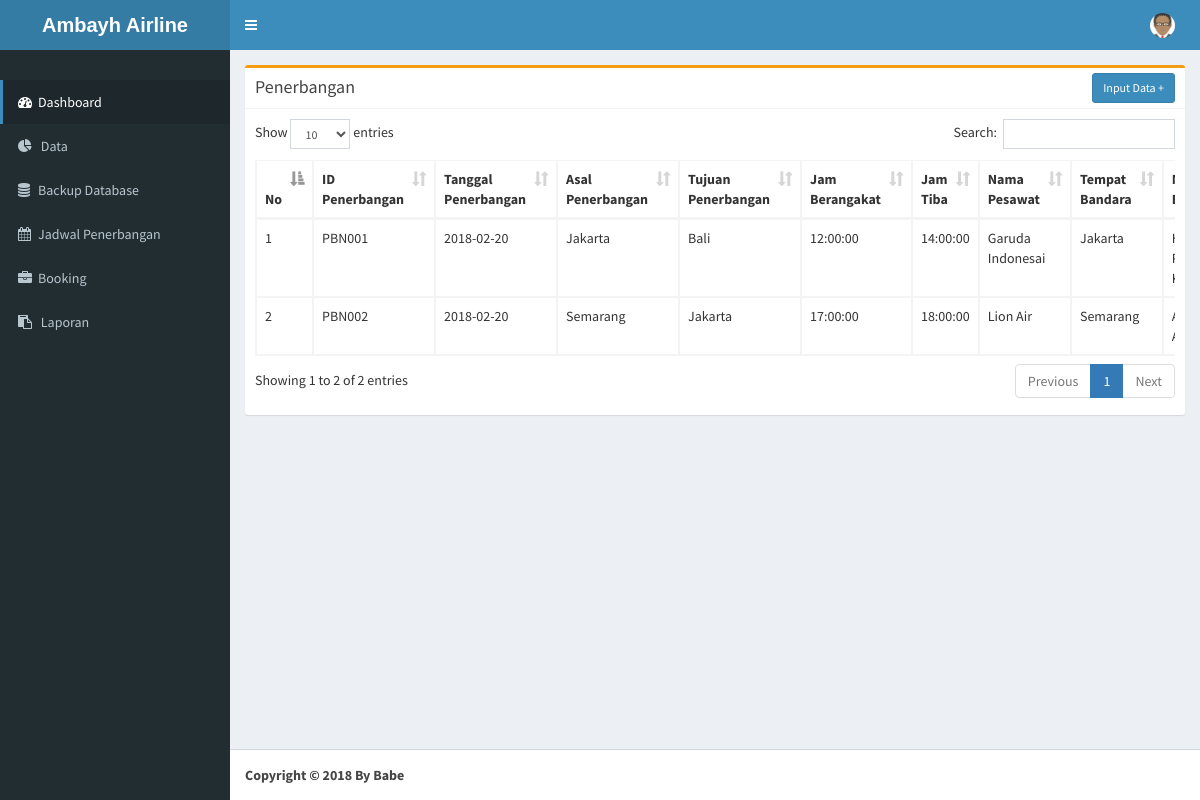
Screenshot of /index.php/penerbangan/page/penerbangan with the database file from the repository.
### tables this page shows
CREATE TABLE `penerbangan` (
  `id_penerbangan` varchar(50) NOT NULL,
  `tgl_penerbangan` date NOT NULL,
  `asal` varchar(50) NOT NULL,
  `tujuan` varchar(50) NOT NULL,
  `jam_berangkat` time NOT NULL,
  `jam_tiba` time NOT NULL,
  `id_bandara` varchar(50) NOT NULL,
  `id_pesawat` varchar(50) NOT NULL
);

CREATE TABLE `pesawat` (
  `id_pesawat` varchar(50) NOT NULL,
  `type_pesawat` varchar(50) NOT NULL,
  `jml_kursi_ekonomi` varchar(50) NOT NULL,
  `jml_kursi_bisnis` varchar(50) NOT NULL
);

CREATE TABLE `bandara` (
  `id_bandara` varchar(50) NOT NULL,
  `kode` varchar(50) NOT NULL,
  `kota_bandara` varchar(50) NOT NULL,
  `nama_bandara` varchar(50) NOT NULL
);

### application/controllers/Penerbangan.php (called while the page is built, shortened)
<?php
	class penerbangan extends CI_Controller
	{
		function __construct()
		{
			$this->load->model('model_penerbangan');
		}
		public function page()
		{
			$page = $this->uri->segment(3);
			$data['page'] = $page;
			$data['folder'] = 'penerbangan/';
			if($page == 'penerbangan'){
				$data['title'] = "Penerbangan";
				$data['tmp'] = $this->model_penerbangan->tmp_penerbangan()->result();
				$this->load->view('index',$data);
			}else if($page == 'f_penerbangan'){
				$data['title'] = "Form Penerbangan";
				$data['id'] = $this->model_penerbangan->id_penerbangan();
				$this->load->view('index',$data);
			}else{
				$this->load->view('index',$data);
			}
		}
	}
 ?>

### index.php (called while the page is built, shortened)
<?php
require_once BASEPATH.'core/CodeIgniter.php';

### application/models/Model_penerbangan.php (called while the page is built, shortened)
<?php
	class model_penerbangan extends CI_Model
	{
		public function tmp_penerbangan()
		{
			return $this->db->query("SELECT * FROM penerbangan INNER JOIN bandara ON penerbangan.id_bandara = bandara.id_bandara INNER JOIN pesawat ON penerbangan.id_pesawat = pesawat.id_pesawat ");
		}
	}
 ?>

### application/views/content/penerbangan/penerbangan.php (the view, shortened to what this page needs)
	 	<div class="row">
            <div class="col-xs-12">
              <div class="box box-warning">
                <div class="box-header with-border">
                    <h3 class="box-title">Penerbangan</h3>
                    <div class="box-tools pull-right">
                    	<a class="btn btn-primary btn-sm" href="<?php echo site_url('penerbangan/page/f_penerbangan') ?>">Input Data +</a>
                    </div>
                </div>
                <div class="box-body">
        			<div class="table-responsive">
	<table class="table table-bordered table-sm" id="table">
		<thead>
			<tr>
				<th>No</th>
				<th>ID Penerbangan</th>
				<th>Tanggal Penerbangan</th>
				<th>Asal Penerbangan</th>
				<th>Tujuan Penerbangan</th>
				<th>Jam Berangakat</th>
				<th>Jam Tiba</th>
				<th>Nama Pesawat</th>
				<th>Tempat Bandara</th>
				<th>Nama Bandara</th>
			</tr>
		</thead>
		<tbody>
			<?php
				$no = 0;
				foreach ($tmp as $data) {$no++;
			 ?>
			 <tr>
			 	<td><?php echo $no ?></td>
			 	<td><?php echo $data->id_penerbangan ?></td>
			 	<td><?php echo $data->tgl_penerbangan ?></td>
			 	<td><?php echo $data->asal ?></td>
			 	<td><?php echo $data->tujuan ?></td>
			 	<td><?php echo $data->jam_berangkat ?></td>
			 	<td><?php echo $data->jam_tiba ?></td>
			 	<td><?php echo $data->type_pesawat ?></td>
			 	<td><?php echo $data->kota_bandara ?></td>
			 	<td><?php echo $data->nama_bandara ?></td>
			 </tr>
			 <?php } ?>
		</tbody>
	</table>
</div>
                </div>
              </div>
            </div>
          </div>

### rows the page displays
penerbangan: id_penerbangan "PBN001", tgl_penerbangan "2018-02-20", asal "Jakarta", tujuan "Bali", jam_berangkat "12:00:00", jam_tiba "14:00:00", id_pesawat.type_pesawat "Garuda Indonesai", id_bandara.kota_bandara "Jakarta"
penerbangan: id_penerbangan "PBN002", tgl_penerbangan "2018-02-20", asal "Semarang", tujuan "Jakarta", jam_berangkat "17:00:00", jam_tiba "18:00:00", id_pesawat.type_pesawat "Lion Air", id_bandara.kota_bandara "Semarang"
